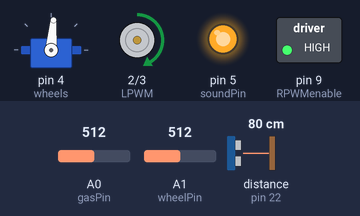
A sketch run on a simulated Arduino Mega 2560, built with avr-gcc and run on an emulated ATmega2560. Parts: servo, motor-driver pin pairs drawn as motors (green arrow = first pin HIGH = forward, orange = second pin HIGH = backward, longer = more drive, scaled by the enable pin), switched loads named in the sketch (green lamp = pin HIGH), output pins drawn as LEDs (lit = HIGH). Wiring (inferred from the names in the program): ultrasonic range finder: trigger pin 24; echo pin 22. Inputs (shaded band) come from the test bench; at power-on: distance to the obstacle (sensor on pin 22) 80 cm, A1 (wheelPin) = 512, A0 (gasPin) = 512. The echo pulse lasts 58.3 µs per cm; pins used as bus, display or sensor lines are not drawn.

Above: at 1.2 s.
1.3 s: distance to the obstacle (sensor on pin 22) set to 34 cm
2.8 s: distance to the obstacle (sensor on pin 22) set to 28 cm
At 3.1 s:
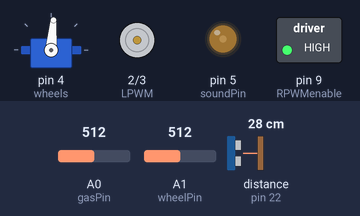
4.3 s: A1 (wheelPin) set to 390
At 5.0 s:
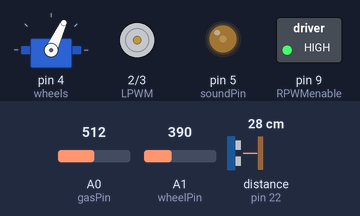
5.8 s: A1 (wheelPin) set to 306
At 6.8 s:
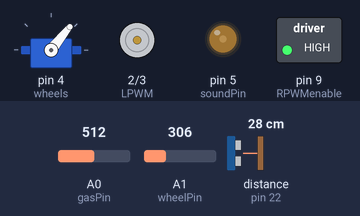
7.3 s: distance to the obstacle (sensor on pin 22) set to 35 cm
At 7.9 s:
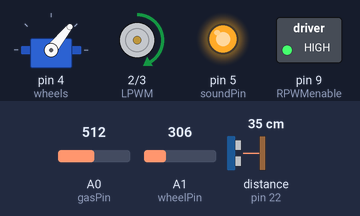
8.8 s: A0 (gasPin) set to 716
At 10.2 s:
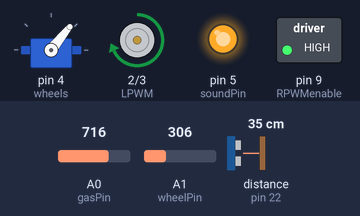
Timing chart, 0 to 11.3 s (numbered marks = the images above; inputs shaded):
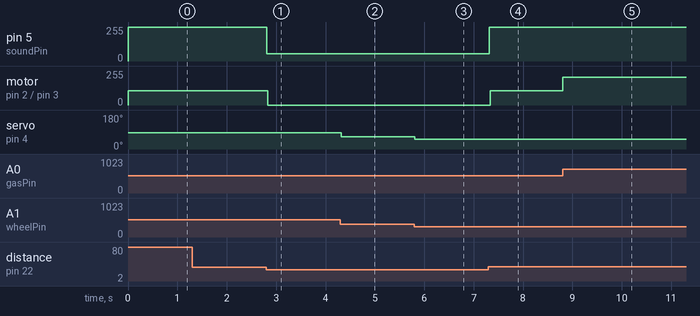

Measured:
- the behaviour switches between 31 and 30 cm on distance to the obstacle (sensor on pin 22) (found by bisection; images 0 and 1)
- after the input at 1.3 s, every drawn part: stays the same
- after the input at 2.8 s, pin 5 (soundPin): 255/255 → 54/255 at once; motor on pin 2 (LPWM) / pin 3 (RPWM): forward 106/255 → stopped at once
- after the input at 4.3 s, servo on pin 4 (wheels): 85° → 65° at once
- after the input at 5.8 s, servo on pin 4 (wheels): 65° → 51° at once
- after the input at 7.3 s, pin 5 (soundPin): 54/255 → 255/255 at once; motor on pin 2 (LPWM) / pin 3 (RPWM): stopped → forward 106/255 at once
- after the input at 8.8 s, motor on pin 2 (LPWM) / pin 3 (RPWM): forward 106/255 → forward 208/255 at once

The sketch:

polaris.ino
```cpp
// polaris main routine - - - - - - - - - - - - - - - -
// Milos Micic 2014 micicmilos@gmail.com
//
//                 '
//           *          .
//                   *       '
//             *                *
//
//
//
// - - - - - - - - - - - - - - - - - - - - - - - - - - -
//  Code is for Arduino MEGA/MEGA SDK/ MEGA r3 it can be used on other Arduino platforms with pin revision
//
//


#include <Servo.h>

int gasPin=0;             // pin for gas potentiometer.
int wheelPin=1;           // pin for wheel potentimoeter.
int LPWM = 2;             // pin for left pwm motor rotation.
int RPWM = 3;             // pin for right pwm motor rotation.
int LPWMenable=10;        // pin for enabling left rotation.
int RPWMenable=9;         // pin for enabling right rotation.
int servoPin=4;           // pin for wheel servo control
int soundPin=5;           // buzzer pin
int echoPin=22;           // echo pin for HC-SR04 ultrasonic range sensor
int trigPin=24;           // trigger pin for HC-SR04 ultrasonic range sensor
Servo wheels;             // servo controling directiong of wheels
int dirAngle=0;
int wheel;
int gear=0;
int currentspeed;
boolean stopit=false;


void setup() {
  pinMode(gasPin,INPUT);
  pinMode(wheelPin,INPUT);
  pinMode(LPWM,OUTPUT);
  pinMode(RPWM,OUTPUT);
  pinMode(LPWMenable,OUTPUT);
  pinMode(RPWMenable,OUTPUT);
  pinMode(trigPin, OUTPUT);
  pinMode(echoPin, INPUT);
  wheels.attach(4);
  Serial.begin(9600);
  digitalWrite(LPWMenable,HIGH);
  digitalWrite(RPWMenable,HIGH);
  analogWrite(soundPin,255);


}

void loop() {

  adjustGas();
  adjustWheels();
  checkStop();
  delay(20);

}


void adjustWheels(){
  int a;
  a=analogRead(wheelPin);
  a=a/6;
  wheels.write(a);

}

void checkStop() {
  long duration, distance;
  digitalWrite(trigPin, LOW);
  delayMicroseconds(2);
  digitalWrite(trigPin, HIGH);
  delayMicroseconds(10);
  digitalWrite(trigPin, LOW);
  duration = pulseIn(echoPin, HIGH);
  distance = (duration/2) / 29.1;
  if (distance < 30 ) {
    analogWrite(soundPin,distance*2);
    stopit=true;
  }
  else {
    analogWrite(soundPin,255);
    stopit=false;
  }
}

void adjustGas() {

  currentspeed=analogRead(gasPin);
  if (currentspeed >400 & !stopit) {
    currentspeed=(currentspeed-300)/2;
    analogWrite(LPWM,currentspeed);
  }
  else {
    analogWrite(LPWM,0);
  }
}
```
